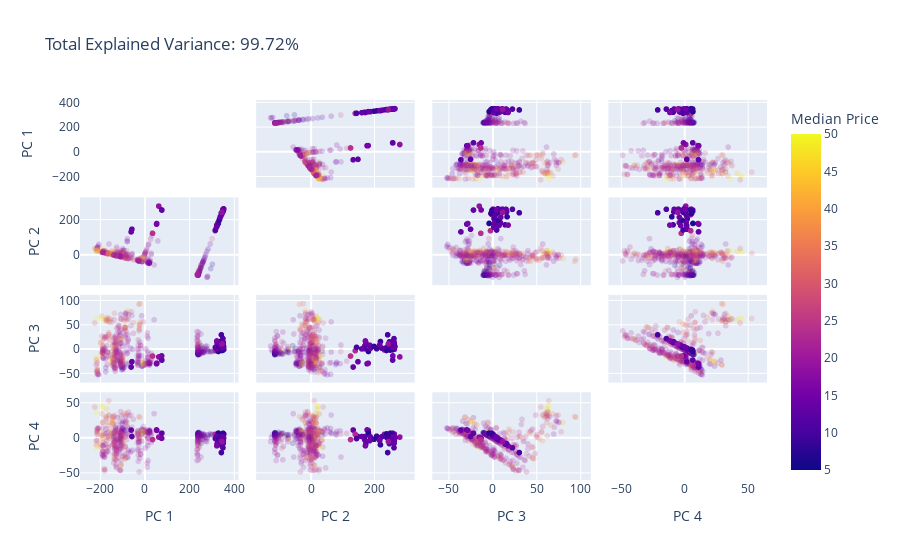

Notebook cell for this chart:
### Code cell
import pandas as pd
import plotly.express as px
from sklearn.decomposition import PCA
from sklearn.datasets import load_boston

boston = load_boston()
df = pd.DataFrame(boston.data, columns=boston.feature_names)
n_components = 4

pca = PCA(n_components=n_components)
components = pca.fit_transform(df)

total_var = pca.explained_variance_ratio_.sum() * 100

labels = {str(i): f"PC {i+1}" for i in range(n_components)}
labels['color'] = 'Median Price'

fig = px.scatter_matrix(
    components,
    color=boston.target,
    dimensions=range(n_components),
    labels=labels,
    title=f'Total Explained Variance: {total_var:.2f}%',
)
fig.update_traces(diagonal_visible=False)
fig.show()

### Figure 1 — Plotly figure (JSON) as saved in the notebook; plotly's stock layout.template omitted (floating-point values rounded to 4 significant figures; data arrays with more than 128 entries replaced by an {"elided": "..."} marker saying what was removed)
{"data": [{"diagonal": {"visible": false}, "dimensions": [{"axis": {"matches": true}, "label": "PC 1", "values": {"elided": "506 float values"}}, {"axis": {"matches": true}, "label": "PC 2", "values": {"elided": "506 float values"}}, {"axis": {"matches": true}, "label": "PC 3", "values": {"elided": "506 float values"}}, {"axis": {"matches": true}, "label": "PC 4", "values": {"elided": "506 float values"}}], "hovertemplate": "%{xaxis.title.text}=%{x}<br>%{yaxis.title.text}=%{y}<br>Median Price=%{marker.color}<extra></extra>", "legendgroup": "", "marker": {"color": {"elided": "506 float values"}, "coloraxis": "coloraxis", "symbol": "circle"}, "name": "", "selectedpoints": [32, 34, 102, 145, 146, 155, 156, 167, 367, 410, 411, 412, 414, 415, 416, 417, 418, 419, 423, 424, 425, 426, 427, 428, 429, 430, 431, 432, 433, 434, 435, 436, 437, 438, 445, 450, 454, 455, 456, 457, 466], "showlegend": false, "type": "splom"}], "layout": {"autosize": true, "coloraxis": {"colorbar": {"title": {"text": "Median Price"}}, "colorscale": [[0, "#0d0887"], [0.1111, "#46039f"], [0.2222, "#7201a8"], [0.3333, "#9c179e"], [0.4444, "#bd3786"], [0.5556, "#d8576b"], [0.6667, "#ed7953"], [0.7778, "#fb9f3a"], [0.8889, "#fdca26"], [1, "#f0f921"]]}, "dragmode": "select", "legend": {"tracegroupgap": 0}, "title": {"text": "Total Explained Variance: 99.72%"}, "xaxis": {"autorange": true, "range": [-306.9, 435.0], "type": "linear"}, "xaxis2": {"autorange": true, "range": [-184.7, 337.9], "type": "linear"}, "xaxis3": {"autorange": true, "range": [-73.0, 115.6], "type": "linear"}, "xaxis4": {"autorange": true, "range": [-62.89, 67.62], "type": "linear"}, "yaxis": {"autorange": true, "range": [-306.9, 435.0], "type": "linear"}, "yaxis2": {"autorange": true, "range": [-184.7, 337.9], "type": "linear"}, "yaxis3": {"autorange": true, "range": [-73.0, 115.6], "type": "linear"}, "yaxis4": {"autorange": true, "range": [-62.89, 67.62], "type": "linear"}}}
